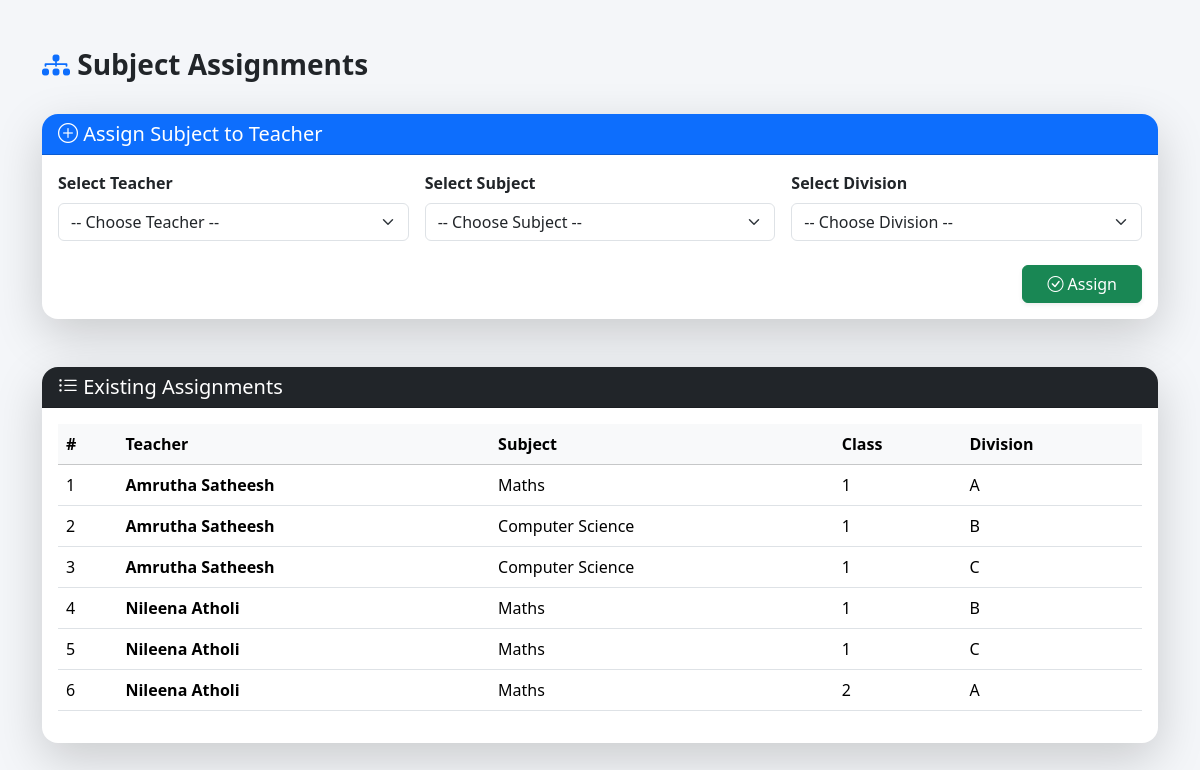
Screenshot of /subject-assignments/ with the database file from the repository.
### SchoolAdmin/models.py (models this page shows, shortened)
class TeacherAssignment(models.Model):
    teacher = models.ForeignKey(
        Teacher,
        on_delete=models.CASCADE
    )
    subject = models.ForeignKey(
        Subject,
        on_delete=models.CASCADE
    )
    division = models.ForeignKey(
        Division,
        on_delete=models.CASCADE
    )
    class Meta:
        unique_together = ('teacher', 'subject', 'division')

class Teacher(models.Model):
    user = models.OneToOneField(
        settings.AUTH_USER_MODEL,
        on_delete=models.CASCADE,
        related_name="teacher_profile"
    )
    name = models.CharField(max_length=100)
    address = models.TextField()
    contact_number = models.CharField(max_length=15)
    qualification = models.CharField(max_length=100)
    subject = models.CharField(max_length=100)
    def __str__(self):
        return self.name

class Subject(models.Model):
    name = models.CharField(max_length=100)
    code = models.CharField(max_length=20, unique=True)
    school_class = models.ForeignKey(
        'SchoolClass',
        on_delete=models.CASCADE,
        related_name='subjects'
    )
    is_practical = models.BooleanField(default=False)
    class Meta:
        unique_together = ('name', 'school_class')

class Division(models.Model):
    school_class = models.ForeignKey(
        SchoolClass,
        on_delete=models.CASCADE,
        related_name="divisions"
    )
    name = models.CharField(max_length=10)
    class Meta:
        unique_together = ('school_class', 'name')

class SchoolClass(models.Model):
    name = models.CharField(max_length=100, unique=True)
    def __str__(self):
        return self.name

### SchoolAdmin/views.py (the view, shortened to what this page needs)
# urls.py: path('subject-assignments/', views.subject_assignments, name='subject_assignments'),
def subject_assignments(request):
    teachers = Teacher.objects.all()
    subjects = Subject.objects.select_related("school_class").all()
    divisions = Division.objects.select_related("school_class").all()
    assignments = TeacherAssignment.objects.select_related(
        "teacher", "subject", "division", "division__school_class"
    ).all()
    context = {
        "teachers": teachers,
        "subjects": subjects,
        "divisions": divisions,
        "assignments": assignments,
    }
    return render(request, "subject_assignments.html", context)

### templates/subject_assignments.html (shortened to what this page needs)
<!DOCTYPE html>
<html>
<head>
    <link href="https://cdn.jsdelivr.net/npm/bootstrap@5.3.2/dist/css/bootstrap.min.css" rel="stylesheet">
    <link href="https://cdn.jsdelivr.net/npm/bootstrap-icons/font/bootstrap-icons.css" rel="stylesheet">
</head>
<body style="background-color:#f4f6f9;">
<div class="container py-5">
    <div class="d-flex justify-content-between align-items-center mb-4">
        <h3 class="fw-bold text-dark">
            <i class="bi bi-diagram-3-fill text-primary"></i>
            Subject Assignments
        </h3>
    </div>
    <div class="card shadow-lg border-0 rounded-4 mb-5">
        <div class="card-header bg-primary text-white rounded-top-4">
            <h5 class="mb-0">
                <i class="bi bi-plus-circle"></i> Assign Subject to Teacher
            </h5>
        </div>
        <div class="card-body">
            <form method="POST">
                <div class="row g-3">
                    <div class="col-md-4">
                        <label class="form-label fw-semibold">Select Teacher</label>
                        <select name="teacher" class="form-select" required>
                            <option value="">-- Choose Teacher --</option>
                        </select>
                    </div>
                    <div class="col-md-4">
                        <label class="form-label fw-semibold">Select Subject</label>
                        <select name="subject" class="form-select" required>
                            <option value="">-- Choose Subject --</option>
                        </select>
                    </div>
                    <div class="col-md-4">
                        <label class="form-label fw-semibold">Select Division</label>
                        <select name="division" class="form-select" required>
                            <option value="">-- Choose Division --</option>
                        </select>
                    </div>
                </div>
                <div class="text-end mt-4">
                    <button type="submit" class="btn btn-success px-4 shadow-sm">
                        <i class="bi bi-check-circle"></i> Assign
                    </button>
                </div>
            </form>
        </div>
    </div>
    <div class="card shadow-lg border-0 rounded-4">
        <div class="card-header bg-dark text-white rounded-top-4">
            <h5 class="mb-0">
                <i class="bi bi-list-ul"></i> Existing Assignments
            </h5>
        </div>
        <div class="card-body">
            <div class="table-responsive">
                <table class="table table-hover align-middle">
                    <thead class="table-light">
                        <tr>
                            <th>#</th>
                            <th>Teacher</th>
                            <th>Subject</th>
                            <th>Class</th>
                            <th>Division</th>
                        </tr>
                    </thead>
                    <tbody>
                        {% for assignment in assignments %}
                        <tr>
                            <td>{{ forloop.counter }}</td>
                            <td class="fw-semibold">
                                {{ assignment.teacher }}
                            </td>
                            <td>
                                {{ assignment.subject.name }}
                            </td>
                            <td>
                                {{ assignment.division.school_class }}
                            </td>
                            <td>
                                {{ assignment.division.name }}
                            </td>
                        </tr>
                        {% empty %}
                        <tr>
                            <td colspan="5" class="text-center text-muted">
                                No assignments yet.
                            </td>
                        </tr>
                        {% endfor %}
                    </tbody>
                </table>
            </div>
        </div>
    </div>
</div>
</body>
</html>

### rows the page displays
TeacherAssignment: teacher "Amrutha Satheesh", subject.name "Maths", division.school_class "1", division.name "A"
TeacherAssignment: teacher "Amrutha Satheesh", subject.name "Computer Science", division.school_class "1", division.name "B"
TeacherAssignment: teacher "Amrutha Satheesh", subject.name "Computer Science", division.school_class "1", division.name "C"
TeacherAssignment: teacher "Nileena Atholi", subject.name "Maths", division.school_class "1", division.name "B"
TeacherAssignment: teacher "Nileena Atholi", subject.name "Maths", division.school_class "1", division.name "C"
TeacherAssignment: teacher "Nileena Atholi", subject.name "Maths", division.school_class "2", division.name "A"
